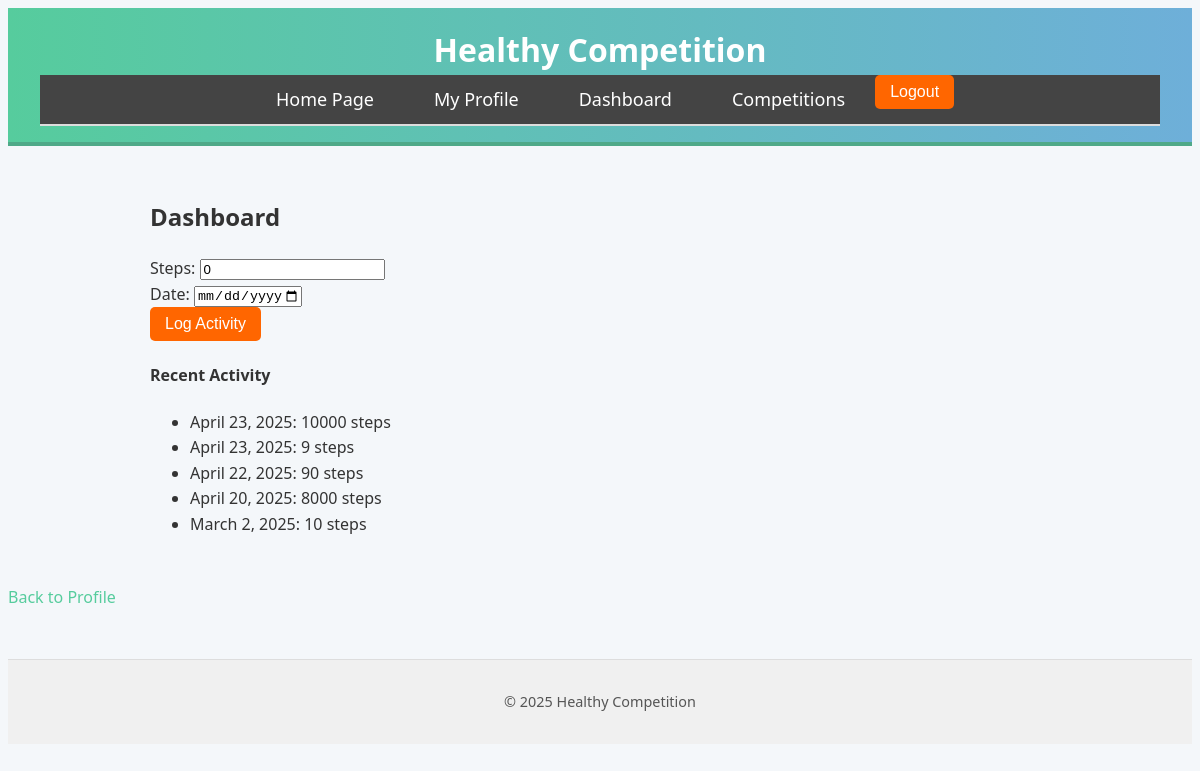
/dashboard/ (signed in), run on an earlier commit of the app's database.
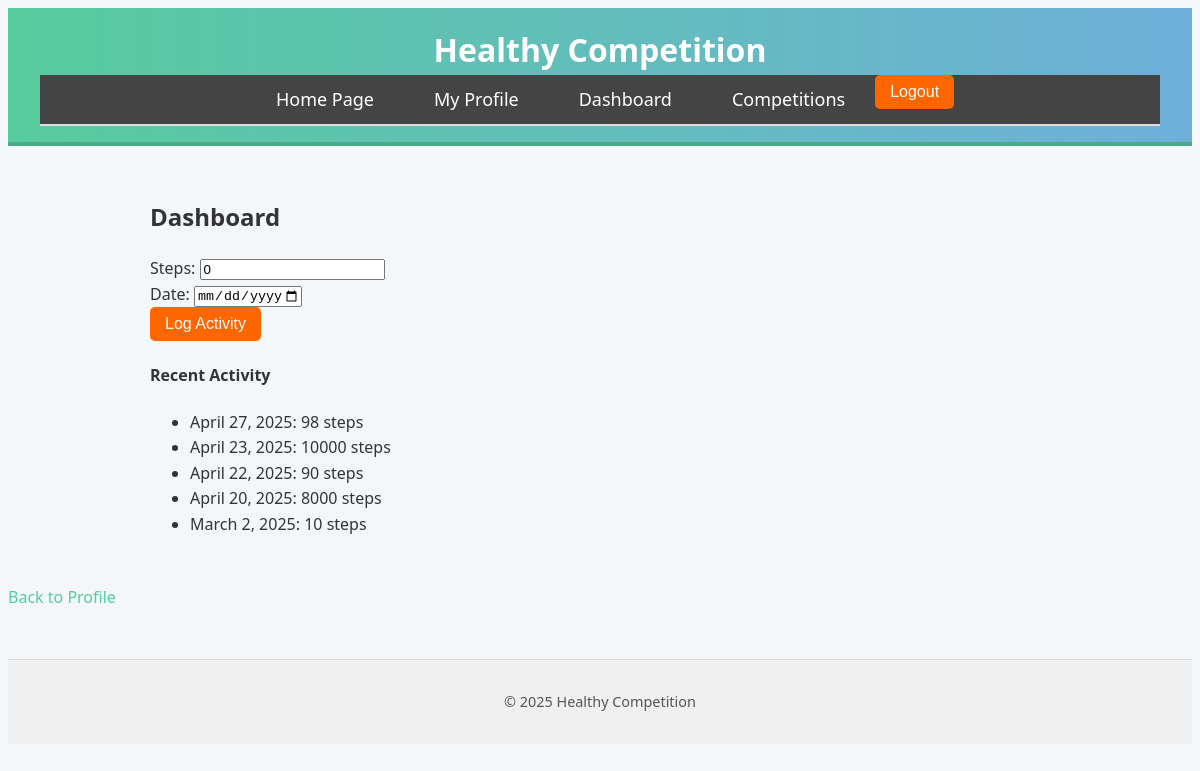
And on a later commit of the database.
### src/models.py (models this page shows, shortened)
class ActivityLog(models.Model):
    user = models.ForeignKey(User, on_delete=models.CASCADE)
    steps = models.PositiveIntegerField(default=0)
    date = models.DateField(default=timezone.now)

### src/views.py (the view)
# urls.py: path('dashboard/', views.dashboard, name='dashboard'),
@login_required
def dashboard(request):
    activities = ActivityLog.objects.filter(user=request.user).order_by('-date')
    return render(request, 'dashboard.html', {'activities': activities})

### src/templates/dashboard.html (shortened to what this page needs)
{% extends 'base.html' %}
{% load static %}
{% block content %}
<div class="container mt-4">
    <h2>Dashboard</h2>
    <form id="activity-form" method="post">
        <div class="form-group">
            <label for="steps">Steps:</label>
            <input type="number" id="steps" name="steps" class="form-control" value="0">
        </div>
        <div class="form-group">
            <label for="date">Date:</label>
            <input type="date" id="date" name="date" class="form-control" max="{{ today|date:'Y-m-d' }}">
        </div>
        <button type="submit" class="btn btn-primary mt-2">Log Activity</button>
    </form>
    <h4 class="mt-4">Recent Activity</h4>
    <ul id="activity-list" class="list-group">
        {% for activity in activities %}
            <li class="list-group-item">
                {{ activity.date }}:
                {{ activity.steps }} steps
            </li>
        {% empty %}
            <li class="list-group-item">No activity logged yet.</li>
        {% endfor %}
    </ul>
</div>
<a href="{% url 'profile' %}">Back to Profile</a>
{% endblock %}

What changed in the data, as far as the page shows it:
removed ActivityLog: date "April 23, 2025", steps "9"
added ActivityLog: date "April 27, 2025", steps "98"
